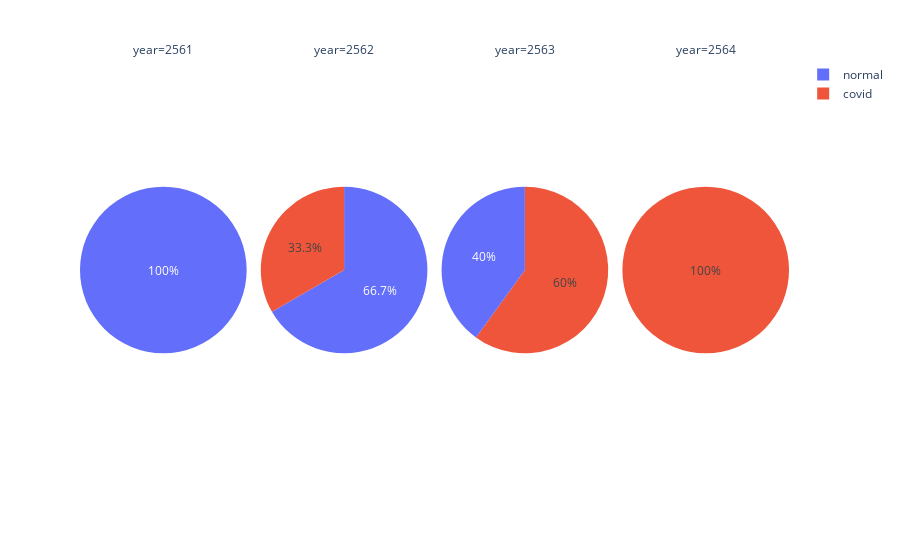

The cell this chart's notebook holds for it:
### Code cell
fig = px.pie(pvt , values= "section" , names='situation' , facet_col='year')
fig.show()

### Figure 1 — Plotly figure (JSON) as saved in the notebook; plotly's stock layout.template omitted (floating-point values rounded to 4 significant figures)
{"data": [{"domain": {"x": [0, 0.235], "y": [0, 1]}, "hovertemplate": "year=2561<br>situation=%{label}<br>section=%{value}<extra></extra>", "labels": ["normal", "normal", "normal"], "legendgroup": "", "name": "", "showlegend": true, "type": "pie", "values": [1, 1, 1]}, {"domain": {"x": [0.255, 0.49], "y": [0, 1]}, "hovertemplate": "year=2562<br>situation=%{label}<br>section=%{value}<extra></extra>", "labels": ["normal", "normal", "normal", "covid", "covid", "normal"], "legendgroup": "", "name": "", "showlegend": true, "type": "pie", "values": [1, 1, 1, 1, 1, 1]}, {"domain": {"x": [0.51, 0.745], "y": [0, 1]}, "hovertemplate": "year=2563<br>situation=%{label}<br>section=%{value}<extra></extra>", "labels": ["normal", "normal", "normal", "covid", "covid", "covid", "covid"], "legendgroup": "", "name": "", "showlegend": true, "type": "pie", "values": [2, 1, 1, 1, 3, 1, 1]}, {"domain": {"x": [0.765, 1.0], "y": [0, 1]}, "hovertemplate": "year=2564<br>situation=%{label}<br>section=%{value}<extra></extra>", "labels": ["covid", "covid", "covid", "covid", "covid", "covid", "covid"], "legendgroup": "", "name": "", "showlegend": true, "type": "pie", "values": [1, 1, 1, 1, 1, 1, 1]}], "layout": {"annotations": [{"font": {}, "showarrow": false, "text": "year=2561", "x": 0.1175, "xanchor": "center", "xref": "paper", "y": 1, "yanchor": "bottom", "yref": "paper"}, {"font": {}, "showarrow": false, "text": "year=2562", "x": 0.3725, "xanchor": "center", "xref": "paper", "y": 1, "yanchor": "bottom", "yref": "paper"}, {"font": {}, "showarrow": false, "text": "year=2563", "x": 0.6275, "xanchor": "center", "xref": "paper", "y": 1, "yanchor": "bottom", "yref": "paper"}, {"font": {}, "showarrow": false, "text": "year=2564", "x": 0.8825, "xanchor": "center", "xref": "paper", "y": 1, "yanchor": "bottom", "yref": "paper"}], "legend": {"tracegroupgap": 0}, "margin": {"t": 60}}}
